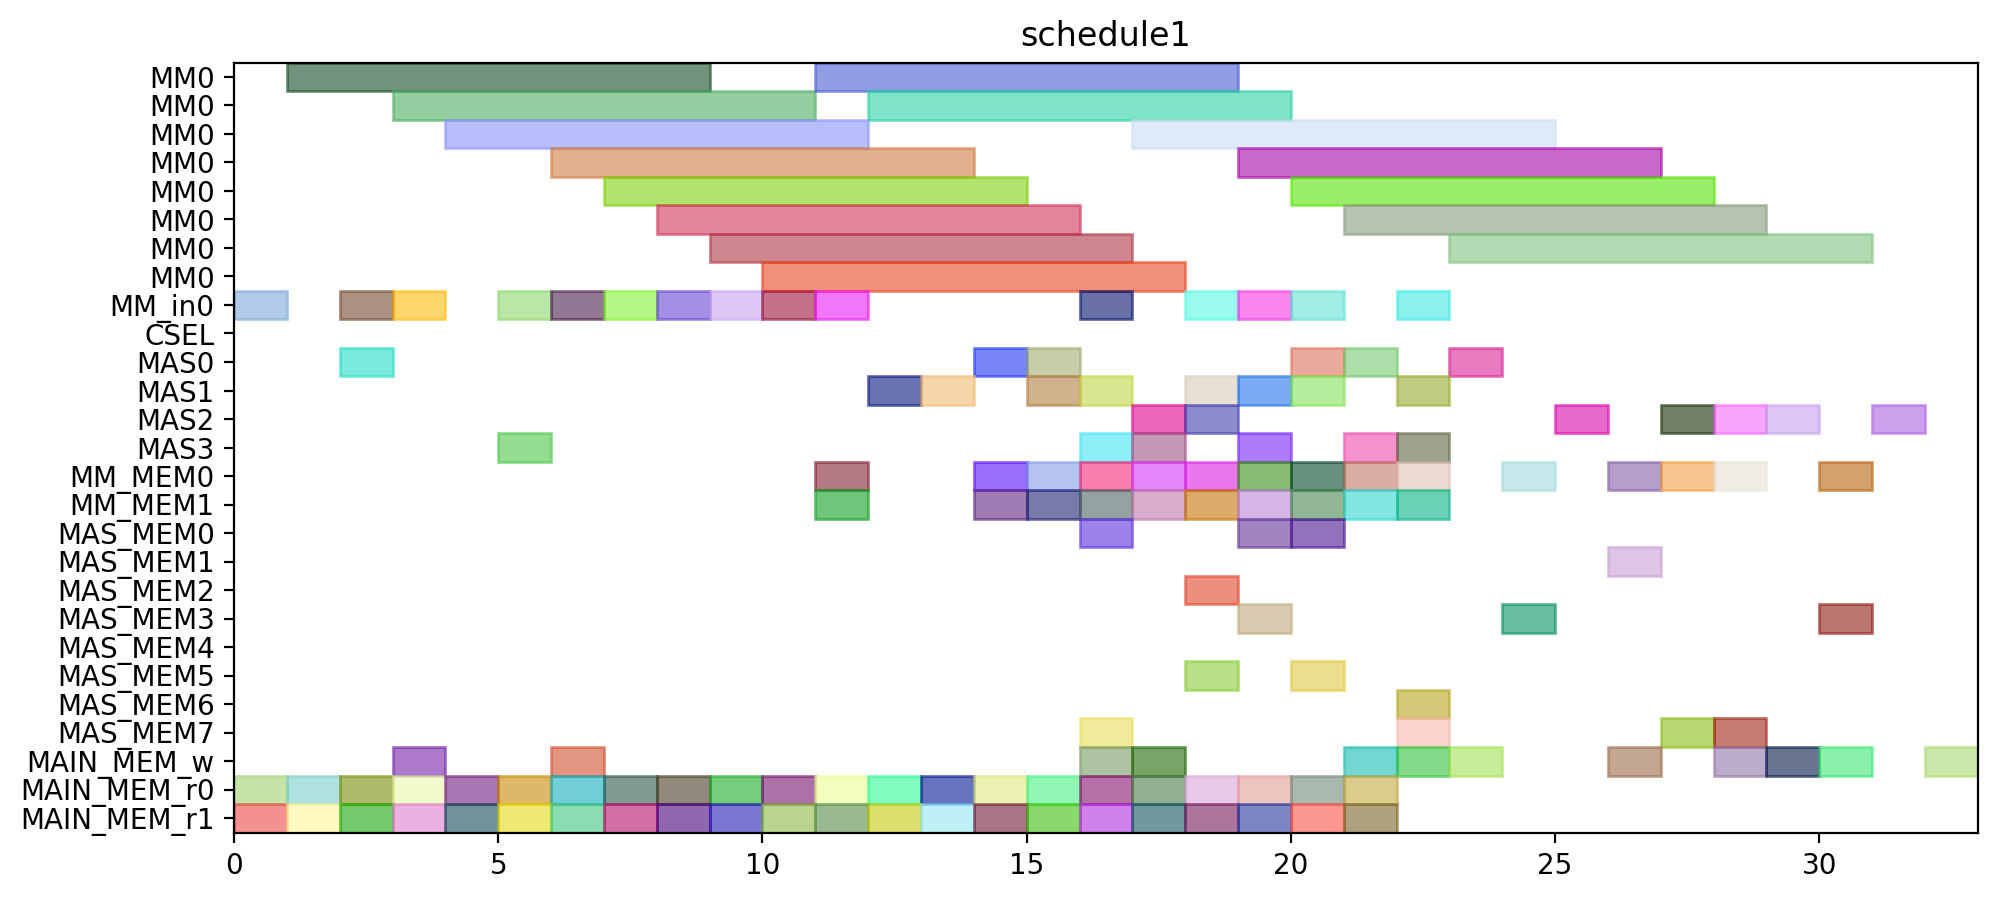

Generate this figure with Python:
from pyschedule import Scenario, solvers, plotters, alt


def solve():
	horizon = 143
	S = Scenario("schedule1", horizon=horizon)

	# resource
	MM = S.Resources('MM', num=1, size=8)
	MM_in = S.Resources('MM_in', num=1)
	CSEL = S.Resource('CSEL')
	MAS = S.Resources('MAS', num=4, size=1, periods=range(1, horizon))
	MM_MEM = S.Resources('MM_MEM', num=2)
	MAS_MEM = S.Resources('MAS_MEM', num=8)
	MAIN_MEM_w = S.Resource('MAIN_MEM_w', size=1)
	MAIN_MEM_r = S.Resources('MAIN_MEM_r', num=2)

	# result of previous scheduling
	c11_t1_in = S.Task('c11_t1_in', length=1, delay_cost=1)
	S += c11_t1_in >= 0
	c11_t1_in += MM_in[0]

	c11_t1_mem0 = S.Task('c11_t1_mem0', length=1, delay_cost=1)
	S += c11_t1_mem0 >= 0
	c11_t1_mem0 += MAIN_MEM_r[0]

	c11_t1_mem1 = S.Task('c11_t1_mem1', length=1, delay_cost=1)
	S += c11_t1_mem1 >= 0
	c11_t1_mem1 += MAIN_MEM_r[1]

	c000_mem0 = S.Task('c000_mem0', length=1, delay_cost=1)
	S += c000_mem0 >= 1
	c000_mem0 += MAIN_MEM_r[0]

	c000_mem1 = S.Task('c000_mem1', length=1, delay_cost=1)
	S += c000_mem1 >= 1
	c000_mem1 += MAIN_MEM_r[1]

	c11_t1 = S.Task('c11_t1', length=8, delay_cost=1)
	S += c11_t1 >= 1
	c11_t1 += MM[0]

	c000 = S.Task('c000', length=1, delay_cost=1)
	S += c000 >= 2
	c000 += MAS[0]

	c10_t1_in = S.Task('c10_t1_in', length=1, delay_cost=1)
	S += c10_t1_in >= 2
	c10_t1_in += MM_in[0]

	c10_t1_mem0 = S.Task('c10_t1_mem0', length=1, delay_cost=1)
	S += c10_t1_mem0 >= 2
	c10_t1_mem0 += MAIN_MEM_r[0]

	c10_t1_mem1 = S.Task('c10_t1_mem1', length=1, delay_cost=1)
	S += c10_t1_mem1 >= 2
	c10_t1_mem1 += MAIN_MEM_r[1]

	c000_w = S.Task('c000_w', length=1, delay_cost=1)
	S += c000_w >= 3
	c000_w += MAIN_MEM_w

	c10_t0_in = S.Task('c10_t0_in', length=1, delay_cost=1)
	S += c10_t0_in >= 3
	c10_t0_in += MM_in[0]

	c10_t0_mem0 = S.Task('c10_t0_mem0', length=1, delay_cost=1)
	S += c10_t0_mem0 >= 3
	c10_t0_mem0 += MAIN_MEM_r[0]

	c10_t0_mem1 = S.Task('c10_t0_mem1', length=1, delay_cost=1)
	S += c10_t0_mem1 >= 3
	c10_t0_mem1 += MAIN_MEM_r[1]

	c10_t1 = S.Task('c10_t1', length=8, delay_cost=1)
	S += c10_t1 >= 3
	c10_t1 += MM[0]

	c001_mem0 = S.Task('c001_mem0', length=1, delay_cost=1)
	S += c001_mem0 >= 4
	c001_mem0 += MAIN_MEM_r[0]

	c001_mem1 = S.Task('c001_mem1', length=1, delay_cost=1)
	S += c001_mem1 >= 4
	c001_mem1 += MAIN_MEM_r[1]

	c10_t0 = S.Task('c10_t0', length=8, delay_cost=1)
	S += c10_t0 >= 4
	c10_t0 += MM[0]

	c001 = S.Task('c001', length=1, delay_cost=1)
	S += c001 >= 5
	c001 += MAS[3]

	c20_t1_in = S.Task('c20_t1_in', length=1, delay_cost=1)
	S += c20_t1_in >= 5
	c20_t1_in += MM_in[0]

	c20_t1_mem0 = S.Task('c20_t1_mem0', length=1, delay_cost=1)
	S += c20_t1_mem0 >= 5
	c20_t1_mem0 += MAIN_MEM_r[0]

	c20_t1_mem1 = S.Task('c20_t1_mem1', length=1, delay_cost=1)
	S += c20_t1_mem1 >= 5
	c20_t1_mem1 += MAIN_MEM_r[1]

	c001_w = S.Task('c001_w', length=1, delay_cost=1)
	S += c001_w >= 6
	c001_w += MAIN_MEM_w

	c20_t1 = S.Task('c20_t1', length=8, delay_cost=1)
	S += c20_t1 >= 6
	c20_t1 += MM[0]

	c21_t1_in = S.Task('c21_t1_in', length=1, delay_cost=1)
	S += c21_t1_in >= 6
	c21_t1_in += MM_in[0]

	c21_t1_mem0 = S.Task('c21_t1_mem0', length=1, delay_cost=1)
	S += c21_t1_mem0 >= 6
	c21_t1_mem0 += MAIN_MEM_r[0]

	c21_t1_mem1 = S.Task('c21_t1_mem1', length=1, delay_cost=1)
	S += c21_t1_mem1 >= 6
	c21_t1_mem1 += MAIN_MEM_r[1]

	c11_t0_in = S.Task('c11_t0_in', length=1, delay_cost=1)
	S += c11_t0_in >= 7
	c11_t0_in += MM_in[0]

	c11_t0_mem0 = S.Task('c11_t0_mem0', length=1, delay_cost=1)
	S += c11_t0_mem0 >= 7
	c11_t0_mem0 += MAIN_MEM_r[0]

	c11_t0_mem1 = S.Task('c11_t0_mem1', length=1, delay_cost=1)
	S += c11_t0_mem1 >= 7
	c11_t0_mem1 += MAIN_MEM_r[1]

	c21_t1 = S.Task('c21_t1', length=8, delay_cost=1)
	S += c21_t1 >= 7
	c21_t1 += MM[0]

	c11_t0 = S.Task('c11_t0', length=8, delay_cost=1)
	S += c11_t0 >= 8
	c11_t0 += MM[0]

	c21_t0_in = S.Task('c21_t0_in', length=1, delay_cost=1)
	S += c21_t0_in >= 8
	c21_t0_in += MM_in[0]

	c21_t0_mem0 = S.Task('c21_t0_mem0', length=1, delay_cost=1)
	S += c21_t0_mem0 >= 8
	c21_t0_mem0 += MAIN_MEM_r[0]

	c21_t0_mem1 = S.Task('c21_t0_mem1', length=1, delay_cost=1)
	S += c21_t0_mem1 >= 8
	c21_t0_mem1 += MAIN_MEM_r[1]

	c20_t0_in = S.Task('c20_t0_in', length=1, delay_cost=1)
	S += c20_t0_in >= 9
	c20_t0_in += MM_in[0]

	c20_t0_mem0 = S.Task('c20_t0_mem0', length=1, delay_cost=1)
	S += c20_t0_mem0 >= 9
	c20_t0_mem0 += MAIN_MEM_r[0]

	c20_t0_mem1 = S.Task('c20_t0_mem1', length=1, delay_cost=1)
	S += c20_t0_mem1 >= 9
	c20_t0_mem1 += MAIN_MEM_r[1]

	c21_t0 = S.Task('c21_t0', length=8, delay_cost=1)
	S += c21_t0 >= 9
	c21_t0 += MM[0]

	c01_t1_in = S.Task('c01_t1_in', length=1, delay_cost=1)
	S += c01_t1_in >= 10
	c01_t1_in += MM_in[0]

	c01_t1_mem0 = S.Task('c01_t1_mem0', length=1, delay_cost=1)
	S += c01_t1_mem0 >= 10
	c01_t1_mem0 += MAIN_MEM_r[0]

	c01_t1_mem1 = S.Task('c01_t1_mem1', length=1, delay_cost=1)
	S += c01_t1_mem1 >= 10
	c01_t1_mem1 += MAIN_MEM_r[1]

	c20_t0 = S.Task('c20_t0', length=8, delay_cost=1)
	S += c20_t0 >= 10
	c20_t0 += MM[0]

	c01_t0_in = S.Task('c01_t0_in', length=1, delay_cost=1)
	S += c01_t0_in >= 11
	c01_t0_in += MM_in[0]

	c01_t0_mem0 = S.Task('c01_t0_mem0', length=1, delay_cost=1)
	S += c01_t0_mem0 >= 11
	c01_t0_mem0 += MAIN_MEM_r[0]

	c01_t0_mem1 = S.Task('c01_t0_mem1', length=1, delay_cost=1)
	S += c01_t0_mem1 >= 11
	c01_t0_mem1 += MAIN_MEM_r[1]

	c01_t1 = S.Task('c01_t1', length=8, delay_cost=1)
	S += c01_t1 >= 11
	c01_t1 += MM[0]

	c01_t0 = S.Task('c01_t0', length=8, delay_cost=1)
	S += c01_t0 >= 12
	c01_t0 += MM[0]

	c01_t2_mem0 = S.Task('c01_t2_mem0', length=1, delay_cost=1)
	S += c01_t2_mem0 >= 12
	c01_t2_mem0 += MAIN_MEM_r[0]

	c01_t2_mem1 = S.Task('c01_t2_mem1', length=1, delay_cost=1)
	S += c01_t2_mem1 >= 12
	c01_t2_mem1 += MAIN_MEM_r[1]

	c01_t2 = S.Task('c01_t2', length=1, delay_cost=1)
	S += c01_t2 >= 13
	c01_t2 += MAS[1]

	c11_t2_mem0 = S.Task('c11_t2_mem0', length=1, delay_cost=1)
	S += c11_t2_mem0 >= 13
	c11_t2_mem0 += MAIN_MEM_r[0]

	c11_t2_mem1 = S.Task('c11_t2_mem1', length=1, delay_cost=1)
	S += c11_t2_mem1 >= 13
	c11_t2_mem1 += MAIN_MEM_r[1]

	c10_t2_mem0 = S.Task('c10_t2_mem0', length=1, delay_cost=1)
	S += c10_t2_mem0 >= 14
	c10_t2_mem0 += MAIN_MEM_r[0]

	c10_t2_mem1 = S.Task('c10_t2_mem1', length=1, delay_cost=1)
	S += c10_t2_mem1 >= 14
	c10_t2_mem1 += MAIN_MEM_r[1]

	c11_t2 = S.Task('c11_t2', length=1, delay_cost=1)
	S += c11_t2 >= 14
	c11_t2 += MAS[0]

	c10_t2 = S.Task('c10_t2', length=1, delay_cost=1)
	S += c10_t2 >= 15
	c10_t2 += MAS[0]

	c10_t3_mem0 = S.Task('c10_t3_mem0', length=1, delay_cost=1)
	S += c10_t3_mem0 >= 15
	c10_t3_mem0 += MAIN_MEM_r[0]

	c10_t3_mem1 = S.Task('c10_t3_mem1', length=1, delay_cost=1)
	S += c10_t3_mem1 >= 15
	c10_t3_mem1 += MAIN_MEM_r[1]

	c10_t3 = S.Task('c10_t3', length=1, delay_cost=1)
	S += c10_t3 >= 16
	c10_t3 += MAS[3]

	c20_t3_mem0 = S.Task('c20_t3_mem0', length=1, delay_cost=1)
	S += c20_t3_mem0 >= 16
	c20_t3_mem0 += MAIN_MEM_r[0]

	c20_t3_mem1 = S.Task('c20_t3_mem1', length=1, delay_cost=1)
	S += c20_t3_mem1 >= 16
	c20_t3_mem1 += MAIN_MEM_r[1]

	c01_t3_mem0 = S.Task('c01_t3_mem0', length=1, delay_cost=1)
	S += c01_t3_mem0 >= 17
	c01_t3_mem0 += MAIN_MEM_r[0]

	c01_t3_mem1 = S.Task('c01_t3_mem1', length=1, delay_cost=1)
	S += c01_t3_mem1 >= 17
	c01_t3_mem1 += MAIN_MEM_r[1]

	c20_t3 = S.Task('c20_t3', length=1, delay_cost=1)
	S += c20_t3 >= 17
	c20_t3 += MAS[2]

	c01_t3 = S.Task('c01_t3', length=1, delay_cost=1)
	S += c01_t3 >= 18
	c01_t3 += MAS[2]

	c11_t3_mem0 = S.Task('c11_t3_mem0', length=1, delay_cost=1)
	S += c11_t3_mem0 >= 18
	c11_t3_mem0 += MAIN_MEM_r[0]

	c11_t3_mem1 = S.Task('c11_t3_mem1', length=1, delay_cost=1)
	S += c11_t3_mem1 >= 18
	c11_t3_mem1 += MAIN_MEM_r[1]

	c11_t3 = S.Task('c11_t3', length=1, delay_cost=1)
	S += c11_t3 >= 19
	c11_t3 += MAS[1]

	c20_t2_mem0 = S.Task('c20_t2_mem0', length=1, delay_cost=1)
	S += c20_t2_mem0 >= 19
	c20_t2_mem0 += MAIN_MEM_r[0]

	c20_t2_mem1 = S.Task('c20_t2_mem1', length=1, delay_cost=1)
	S += c20_t2_mem1 >= 19
	c20_t2_mem1 += MAIN_MEM_r[1]

	c20_t2 = S.Task('c20_t2', length=1, delay_cost=1)
	S += c20_t2 >= 20
	c20_t2 += MAS[0]

	c21_t3_mem0 = S.Task('c21_t3_mem0', length=1, delay_cost=1)
	S += c21_t3_mem0 >= 20
	c21_t3_mem0 += MAIN_MEM_r[0]

	c21_t3_mem1 = S.Task('c21_t3_mem1', length=1, delay_cost=1)
	S += c21_t3_mem1 >= 20
	c21_t3_mem1 += MAIN_MEM_r[1]

	c21_t2_mem0 = S.Task('c21_t2_mem0', length=1, delay_cost=1)
	S += c21_t2_mem0 >= 21
	c21_t2_mem0 += MAIN_MEM_r[0]

	c21_t2_mem1 = S.Task('c21_t2_mem1', length=1, delay_cost=1)
	S += c21_t2_mem1 >= 21
	c21_t2_mem1 += MAIN_MEM_r[1]

	c21_t3 = S.Task('c21_t3', length=1, delay_cost=1)
	S += c21_t3 >= 21
	c21_t3 += MAS[3]

	c21_t2 = S.Task('c21_t2', length=1, delay_cost=1)
	S += c21_t2 >= 22
	c21_t2 += MAS[3]


	# new tasks
	c10_t4 = S.Task('c10_t4', length=8, delay_cost=1)
	c10_t4 += alt(MM)
	c10_t4_in = S.Task('c10_t4_in', length=1, delay_cost=1)
	c10_t4_in += alt(MM_in)
	S += c10_t4_in*MM_in[0]<=c10_t4*MM[0]
	c10_t4_mem0 = S.Task('c10_t4_mem0', length=1, delay_cost=1)
	c10_t4_mem0 += MAS_MEM[0]
	S += 15 < c10_t4_mem0
	S += c10_t4_mem0 <= c10_t4

	c10_t4_mem1 = S.Task('c10_t4_mem1', length=1, delay_cost=1)
	c10_t4_mem1 += MAS_MEM[7]
	S += 16 < c10_t4_mem1
	S += c10_t4_mem1 <= c10_t4

	c100 = S.Task('c100', length=1, delay_cost=1)
	c100 += alt(MAS)
	S += 15<c100

	c100_w = S.Task('c100_w', length=1, delay_cost=1)
	c100_w += alt(MAIN_MEM_w)
	S += c100 <= c100_w

	c100_mem0 = S.Task('c100_mem0', length=1, delay_cost=1)
	c100_mem0 += MM_MEM[0]
	S += 11 < c100_mem0
	S += c100_mem0 <= c100

	c100_mem1 = S.Task('c100_mem1', length=1, delay_cost=1)
	c100_mem1 += MM_MEM[1]
	S += 10 < c100_mem1
	S += c100_mem1 <= c100

	c10_t5 = S.Task('c10_t5', length=1, delay_cost=1)
	c10_t5 += alt(MAS)
	c10_t5_mem0 = S.Task('c10_t5_mem0', length=1, delay_cost=1)
	c10_t5_mem0 += MM_MEM[0]
	S += 11 < c10_t5_mem0
	S += c10_t5_mem0 <= c10_t5

	c10_t5_mem1 = S.Task('c10_t5_mem1', length=1, delay_cost=1)
	c10_t5_mem1 += MM_MEM[1]
	S += 10 < c10_t5_mem1
	S += c10_t5_mem1 <= c10_t5

	c20_t4 = S.Task('c20_t4', length=8, delay_cost=1)
	c20_t4 += alt(MM)
	c20_t4_in = S.Task('c20_t4_in', length=1, delay_cost=1)
	c20_t4_in += alt(MM_in)
	S += c20_t4_in*MM_in[0]<=c20_t4*MM[0]
	c20_t4_mem0 = S.Task('c20_t4_mem0', length=1, delay_cost=1)
	c20_t4_mem0 += MAS_MEM[0]
	S += 20 < c20_t4_mem0
	S += c20_t4_mem0 <= c20_t4

	c20_t4_mem1 = S.Task('c20_t4_mem1', length=1, delay_cost=1)
	c20_t4_mem1 += MAS_MEM[5]
	S += 17 < c20_t4_mem1
	S += c20_t4_mem1 <= c20_t4

	c200 = S.Task('c200', length=1, delay_cost=1)
	c200 += alt(MAS)
	S += 20<c200

	c200_w = S.Task('c200_w', length=1, delay_cost=1)
	c200_w += alt(MAIN_MEM_w)
	S += c200 <= c200_w

	c200_mem0 = S.Task('c200_mem0', length=1, delay_cost=1)
	c200_mem0 += MM_MEM[0]
	S += 17 < c200_mem0
	S += c200_mem0 <= c200

	c200_mem1 = S.Task('c200_mem1', length=1, delay_cost=1)
	c200_mem1 += MM_MEM[1]
	S += 13 < c200_mem1
	S += c200_mem1 <= c200

	c20_t5 = S.Task('c20_t5', length=1, delay_cost=1)
	c20_t5 += alt(MAS)
	c20_t5_mem0 = S.Task('c20_t5_mem0', length=1, delay_cost=1)
	c20_t5_mem0 += MM_MEM[0]
	S += 17 < c20_t5_mem0
	S += c20_t5_mem0 <= c20_t5

	c20_t5_mem1 = S.Task('c20_t5_mem1', length=1, delay_cost=1)
	c20_t5_mem1 += MM_MEM[1]
	S += 13 < c20_t5_mem1
	S += c20_t5_mem1 <= c20_t5

	c01_t4 = S.Task('c01_t4', length=8, delay_cost=1)
	c01_t4 += alt(MM)
	c01_t4_in = S.Task('c01_t4_in', length=1, delay_cost=1)
	c01_t4_in += alt(MM_in)
	S += c01_t4_in*MM_in[0]<=c01_t4*MM[0]
	c01_t4_mem0 = S.Task('c01_t4_mem0', length=1, delay_cost=1)
	c01_t4_mem0 += MAS_MEM[2]
	S += 13 < c01_t4_mem0
	S += c01_t4_mem0 <= c01_t4

	c01_t4_mem1 = S.Task('c01_t4_mem1', length=1, delay_cost=1)
	c01_t4_mem1 += MAS_MEM[5]
	S += 18 < c01_t4_mem1
	S += c01_t4_mem1 <= c01_t4

	c010 = S.Task('c010', length=1, delay_cost=1)
	c010 += alt(MAS)
	S += 13<c010

	c010_w = S.Task('c010_w', length=1, delay_cost=1)
	c010_w += alt(MAIN_MEM_w)
	S += c010 <= c010_w

	c010_mem0 = S.Task('c010_mem0', length=1, delay_cost=1)
	c010_mem0 += MM_MEM[0]
	S += 19 < c010_mem0
	S += c010_mem0 <= c010

	c010_mem1 = S.Task('c010_mem1', length=1, delay_cost=1)
	c010_mem1 += MM_MEM[1]
	S += 18 < c010_mem1
	S += c010_mem1 <= c010

	c01_t5 = S.Task('c01_t5', length=1, delay_cost=1)
	c01_t5 += alt(MAS)
	c01_t5_mem0 = S.Task('c01_t5_mem0', length=1, delay_cost=1)
	c01_t5_mem0 += MM_MEM[0]
	S += 19 < c01_t5_mem0
	S += c01_t5_mem0 <= c01_t5

	c01_t5_mem1 = S.Task('c01_t5_mem1', length=1, delay_cost=1)
	c01_t5_mem1 += MM_MEM[1]
	S += 18 < c01_t5_mem1
	S += c01_t5_mem1 <= c01_t5

	c11_t4 = S.Task('c11_t4', length=8, delay_cost=1)
	c11_t4 += alt(MM)
	c11_t4_in = S.Task('c11_t4_in', length=1, delay_cost=1)
	c11_t4_in += alt(MM_in)
	S += c11_t4_in*MM_in[0]<=c11_t4*MM[0]
	c11_t4_mem0 = S.Task('c11_t4_mem0', length=1, delay_cost=1)
	c11_t4_mem0 += MAS_MEM[0]
	S += 14 < c11_t4_mem0
	S += c11_t4_mem0 <= c11_t4

	c11_t4_mem1 = S.Task('c11_t4_mem1', length=1, delay_cost=1)
	c11_t4_mem1 += MAS_MEM[3]
	S += 19 < c11_t4_mem1
	S += c11_t4_mem1 <= c11_t4

	c110 = S.Task('c110', length=1, delay_cost=1)
	c110 += alt(MAS)
	S += 14<c110

	c110_w = S.Task('c110_w', length=1, delay_cost=1)
	c110_w += alt(MAIN_MEM_w)
	S += c110 <= c110_w

	c110_mem0 = S.Task('c110_mem0', length=1, delay_cost=1)
	c110_mem0 += MM_MEM[0]
	S += 15 < c110_mem0
	S += c110_mem0 <= c110

	c110_mem1 = S.Task('c110_mem1', length=1, delay_cost=1)
	c110_mem1 += MM_MEM[1]
	S += 8 < c110_mem1
	S += c110_mem1 <= c110

	c11_t5 = S.Task('c11_t5', length=1, delay_cost=1)
	c11_t5 += alt(MAS)
	c11_t5_mem0 = S.Task('c11_t5_mem0', length=1, delay_cost=1)
	c11_t5_mem0 += MM_MEM[0]
	S += 15 < c11_t5_mem0
	S += c11_t5_mem0 <= c11_t5

	c11_t5_mem1 = S.Task('c11_t5_mem1', length=1, delay_cost=1)
	c11_t5_mem1 += MM_MEM[1]
	S += 8 < c11_t5_mem1
	S += c11_t5_mem1 <= c11_t5

	c21_t4 = S.Task('c21_t4', length=8, delay_cost=1)
	c21_t4 += alt(MM)
	c21_t4_in = S.Task('c21_t4_in', length=1, delay_cost=1)
	c21_t4_in += alt(MM_in)
	S += c21_t4_in*MM_in[0]<=c21_t4*MM[0]
	c21_t4_mem0 = S.Task('c21_t4_mem0', length=1, delay_cost=1)
	c21_t4_mem0 += MAS_MEM[6]
	S += 22 < c21_t4_mem0
	S += c21_t4_mem0 <= c21_t4

	c21_t4_mem1 = S.Task('c21_t4_mem1', length=1, delay_cost=1)
	c21_t4_mem1 += MAS_MEM[7]
	S += 21 < c21_t4_mem1
	S += c21_t4_mem1 <= c21_t4

	c210 = S.Task('c210', length=1, delay_cost=1)
	c210 += alt(MAS)
	S += 22<c210

	c210_w = S.Task('c210_w', length=1, delay_cost=1)
	c210_w += alt(MAIN_MEM_w)
	S += c210 <= c210_w

	c210_mem0 = S.Task('c210_mem0', length=1, delay_cost=1)
	c210_mem0 += MM_MEM[0]
	S += 16 < c210_mem0
	S += c210_mem0 <= c210

	c210_mem1 = S.Task('c210_mem1', length=1, delay_cost=1)
	c210_mem1 += MM_MEM[1]
	S += 14 < c210_mem1
	S += c210_mem1 <= c210

	c21_t5 = S.Task('c21_t5', length=1, delay_cost=1)
	c21_t5 += alt(MAS)
	c21_t5_mem0 = S.Task('c21_t5_mem0', length=1, delay_cost=1)
	c21_t5_mem0 += MM_MEM[0]
	S += 16 < c21_t5_mem0
	S += c21_t5_mem0 <= c21_t5

	c21_t5_mem1 = S.Task('c21_t5_mem1', length=1, delay_cost=1)
	c21_t5_mem1 += MM_MEM[1]
	S += 14 < c21_t5_mem1
	S += c21_t5_mem1 <= c21_t5

	c101 = S.Task('c101', length=1, delay_cost=1)
	c101 += alt(MAS)
	S += 15<c101

	c101_w = S.Task('c101_w', length=1, delay_cost=1)
	c101_w += alt(MAIN_MEM_w)
	S += c101 <= c101_w

	c101_mem0 = S.Task('c101_mem0', length=1, delay_cost=1)
	c101_mem0 += alt(MM_MEM)
	S += (c10_t4*MM[0])-1 < c101_mem0*MM_MEM[0]
	S += c101_mem0 <= c101

	c101_mem1 = S.Task('c101_mem1', length=1, delay_cost=1)
	c101_mem1 += alt(MAS_MEM)
	S += (c10_t5*MAS[0])-1 < c101_mem1*MAS_MEM[1]
	S += (c10_t5*MAS[1])-1 < c101_mem1*MAS_MEM[3]
	S += (c10_t5*MAS[2])-1 < c101_mem1*MAS_MEM[5]
	S += (c10_t5*MAS[3])-1 < c101_mem1*MAS_MEM[7]
	S += c101_mem1 <= c101

	c201 = S.Task('c201', length=1, delay_cost=1)
	c201 += alt(MAS)
	S += 20<c201

	c201_w = S.Task('c201_w', length=1, delay_cost=1)
	c201_w += alt(MAIN_MEM_w)
	S += c201 <= c201_w

	c201_mem0 = S.Task('c201_mem0', length=1, delay_cost=1)
	c201_mem0 += alt(MM_MEM)
	S += (c20_t4*MM[0])-1 < c201_mem0*MM_MEM[0]
	S += c201_mem0 <= c201

	c201_mem1 = S.Task('c201_mem1', length=1, delay_cost=1)
	c201_mem1 += alt(MAS_MEM)
	S += (c20_t5*MAS[0])-1 < c201_mem1*MAS_MEM[1]
	S += (c20_t5*MAS[1])-1 < c201_mem1*MAS_MEM[3]
	S += (c20_t5*MAS[2])-1 < c201_mem1*MAS_MEM[5]
	S += (c20_t5*MAS[3])-1 < c201_mem1*MAS_MEM[7]
	S += c201_mem1 <= c201

	c011 = S.Task('c011', length=1, delay_cost=1)
	c011 += alt(MAS)
	S += 13<c011

	c011_w = S.Task('c011_w', length=1, delay_cost=1)
	c011_w += alt(MAIN_MEM_w)
	S += c011 <= c011_w

	c011_mem0 = S.Task('c011_mem0', length=1, delay_cost=1)
	c011_mem0 += alt(MM_MEM)
	S += (c01_t4*MM[0])-1 < c011_mem0*MM_MEM[0]
	S += c011_mem0 <= c011

	c011_mem1 = S.Task('c011_mem1', length=1, delay_cost=1)
	c011_mem1 += alt(MAS_MEM)
	S += (c01_t5*MAS[0])-1 < c011_mem1*MAS_MEM[1]
	S += (c01_t5*MAS[1])-1 < c011_mem1*MAS_MEM[3]
	S += (c01_t5*MAS[2])-1 < c011_mem1*MAS_MEM[5]
	S += (c01_t5*MAS[3])-1 < c011_mem1*MAS_MEM[7]
	S += c011_mem1 <= c011

	c111 = S.Task('c111', length=1, delay_cost=1)
	c111 += alt(MAS)
	S += 14<c111

	c111_w = S.Task('c111_w', length=1, delay_cost=1)
	c111_w += alt(MAIN_MEM_w)
	S += c111 <= c111_w

	c111_mem0 = S.Task('c111_mem0', length=1, delay_cost=1)
	c111_mem0 += alt(MM_MEM)
	S += (c11_t4*MM[0])-1 < c111_mem0*MM_MEM[0]
	S += c111_mem0 <= c111

	c111_mem1 = S.Task('c111_mem1', length=1, delay_cost=1)
	c111_mem1 += alt(MAS_MEM)
	S += (c11_t5*MAS[0])-1 < c111_mem1*MAS_MEM[1]
	S += (c11_t5*MAS[1])-1 < c111_mem1*MAS_MEM[3]
	S += (c11_t5*MAS[2])-1 < c111_mem1*MAS_MEM[5]
	S += (c11_t5*MAS[3])-1 < c111_mem1*MAS_MEM[7]
	S += c111_mem1 <= c111

	c211 = S.Task('c211', length=1, delay_cost=1)
	c211 += alt(MAS)
	S += 22<c211

	c211_w = S.Task('c211_w', length=1, delay_cost=1)
	c211_w += alt(MAIN_MEM_w)
	S += c211 <= c211_w

	c211_mem0 = S.Task('c211_mem0', length=1, delay_cost=1)
	c211_mem0 += alt(MM_MEM)
	S += (c21_t4*MM[0])-1 < c211_mem0*MM_MEM[0]
	S += c211_mem0 <= c211

	c211_mem1 = S.Task('c211_mem1', length=1, delay_cost=1)
	c211_mem1 += alt(MAS_MEM)
	S += (c21_t5*MAS[0])-1 < c211_mem1*MAS_MEM[1]
	S += (c21_t5*MAS[1])-1 < c211_mem1*MAS_MEM[3]
	S += (c21_t5*MAS[2])-1 < c211_mem1*MAS_MEM[5]
	S += (c21_t5*MAS[3])-1 < c211_mem1*MAS_MEM[7]
	S += c211_mem1 <= c211

	solvers.mip.solve(S,msg=1,kind='CPLEX',ratio_gap=1.01)

	solution = [['hoge']*len(S.solution()[1]) for i in range(len(S.solution()))]
	for i in range(len(S.solution())):
		for j in range(len(S.solution()[i])):
			solution[i][j]=str(S.solution()[i][j])
	print(solution)

	cycles = int(solution[-1][3])

	pic_file_name = "/home/mfukuda/ABE/multiRAM_multiMAS_16mux/scheduling_result/stage8MM1_stage1MAS4/FROB/schedule1.png"
	if(S.solution() != []):
		plotters.matplotlib.plot(S,img_filename=pic_file_name, show_task_labels=False, fig_size=(cycles*0.25+3, 5))

	return solution
